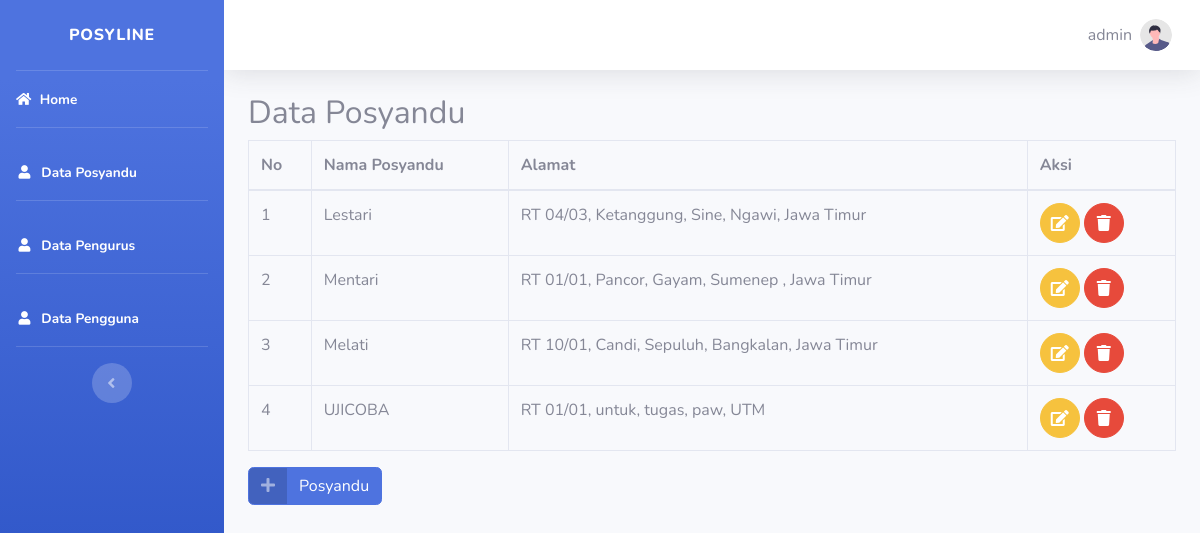
The app's page /admin/index.php?halaman=posyandu (signed in) with its own data.
### tables this page shows
CREATE TABLE `data_posyandu` (
  `id_posyandu` int(11) NOT NULL,
  `nama_posyandu` varchar(50) NOT NULL,
  `rt` varchar(50) NOT NULL,
  `rw` varchar(50) NOT NULL,
  `desa` varchar(50) NOT NULL,
  `kecamatan` varchar(50) NOT NULL,
  `kabupaten` varchar(50) NOT NULL,
  `provinsi` varchar(50) NOT NULL
);

### admin/posyandu.php (the view)
<h2>Data Posyandu</h2>
<?php $ambil = query("SELECT * FROM data_posyandu"); ?>
<table class="table table-bordered">
	<thead>
		<tr>
			<th>No</th>
			<th>Nama Posyandu</th>
			<th>Alamat</th>
			<th>Aksi</th>
		</tr>
	</thead>
	<tbody>
		<?php $i = 1; ?>
        <?php foreach($ambil as $row): ?>
		<tr>
			<td><?= $i; ?></td>
			<td><?php echo $row['nama_posyandu']; ?></td>
			<td>RT <?= $row['rt']; ?>/<?= $row['rw']; ?>,
				<?= $row['desa']; ?>,
				<?= $row['kecamatan']; ?>,
				<?= $row['kabupaten']; ?>,
				<?= $row['provinsi']; ?>
			</td>
			<td><a href="index.php?halaman=ubahposyandu&id=<?php echo $row['id_posyandu']; ?>"
					class="btn btn-warning btn-circle"><i class="fas fa-edit"></i></a>
				<a href="index.php?halaman=hapusposyandu&id=<?php echo $row['id_posyandu']; ?>"
					class="btn btn-danger btn-circle"><i class="fas fa-trash"></i></a></td>
		</tr>
		<?php $i++; ?>
        <?php endforeach; ?>
	</tbody>
</table>
<a href="index.php?halaman=tambahposyandu" class="btn btn-primary btn-icon-split">
	<span class="icon text-white-50">
			<i class="fas fa-plus"></i>
	</span>
	<span class="text">Posyandu</span>
</a>
<br><br>

### records on screen
data_posyandu: nama_posyandu "Lestari", rt "04", rw "03", desa "Ketanggung", kecamatan "Sine", kabupaten "Ngawi", provinsi "Jawa Timur"
data_posyandu: nama_posyandu "Mentari", rt "01", rw "01", desa "Pancor", kecamatan "Gayam", kabupaten "Sumenep", provinsi "Jawa Timur"
data_posyandu: nama_posyandu "Melati", rt "10", rw "01", desa "Candi", kecamatan "Sepuluh", kabupaten "Bangkalan", provinsi "Jawa Timur"
data_posyandu: nama_posyandu "UJICOBA", rt "01", rw "01", desa "untuk", kecamatan "tugas", kabupaten "paw", provinsi "UTM"

### other values on screen
$_SESSION['admin']['username_admin'] "admin"
